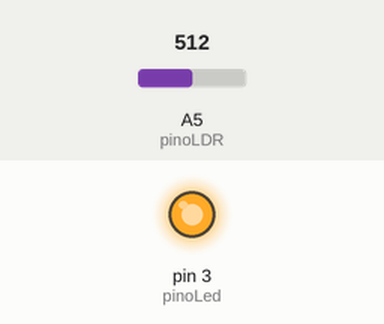
This sketch was run on a simulated Arduino Uno, built with avr-gcc and run on an emulated ATmega328P. Parts: output pins drawn as LEDs (lit = HIGH). The test bench sets the inputs (shaded band); at power-on: A5 (pinoLDR) = 512.

Above: at 1.8 s.
1.9 s: A5 (pinoLDR) set to 12
3.4 s: A5 (pinoLDR) set to 9
At 4.6 s:
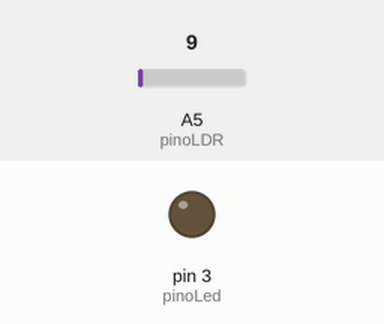
5.5 s: A5 (pinoLDR) set to 122
At 6.7 s:
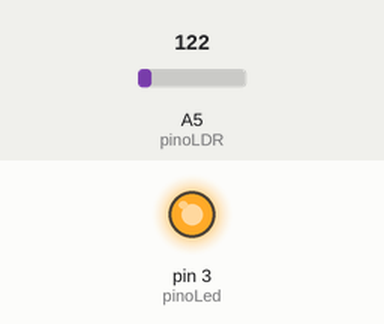
7.0 s: A5 (pinoLDR) set to 0
At 8.4 s:
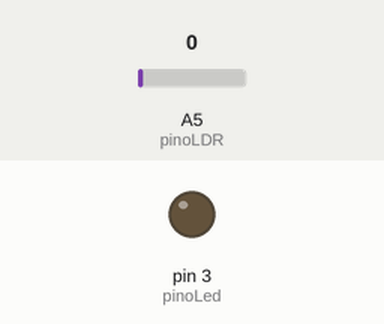
Timing chart, 0 to 10.0 s (numbered marks = the images above; inputs shaded):
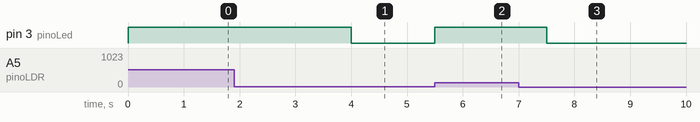

The sketch:

LDR_ligandoLed.ino
```cpp
const int pinoLed = 3; //const é tipo um #define com algumas diferenças
const int pinoLDR = A5; //PINO ANALÓGICO UTILIZADO PELO LDR

void setup(){
  pinMode(pinoLed, OUTPUT); //DEFINE O PINO COMO SAÍDA
  pinMode(pinoLDR, INPUT); //DEFINE O PINO COMO ENTRADA
}
void loop(){
  //O VALOR 10 PODE SER AJUSTADO
  if(analogRead(pinoLDR) > 10){ //SE O VALOR LIDO FOR MAIOR QUE 10, FAZ
    digitalWrite(pinoLed, HIGH); //ACENDE O LED
    delay(1000); // DEIXA O LED LIGADO DURANTE UM TEMPO PARA NÃO ACONTECER ERRO DE LEITURA
  }
  else{
    digitalWrite(pinoLed, LOW); //APAGA O LED
  }
}
```

Measured:
- the behaviour switches between 11 and 10 on A5 (pinoLDR) (found by bisection; images 0 and 1)
- after the input at 1.9 s, every drawn part: stays the same
- after the input at 3.4 s, pin 3 (pinoLed): HIGH → LOW after 0.60 s
- after the input at 5.5 s, pin 3 (pinoLed): LOW → HIGH at once
- after the input at 7.0 s, pin 3 (pinoLed): HIGH → LOW after 0.50 s
